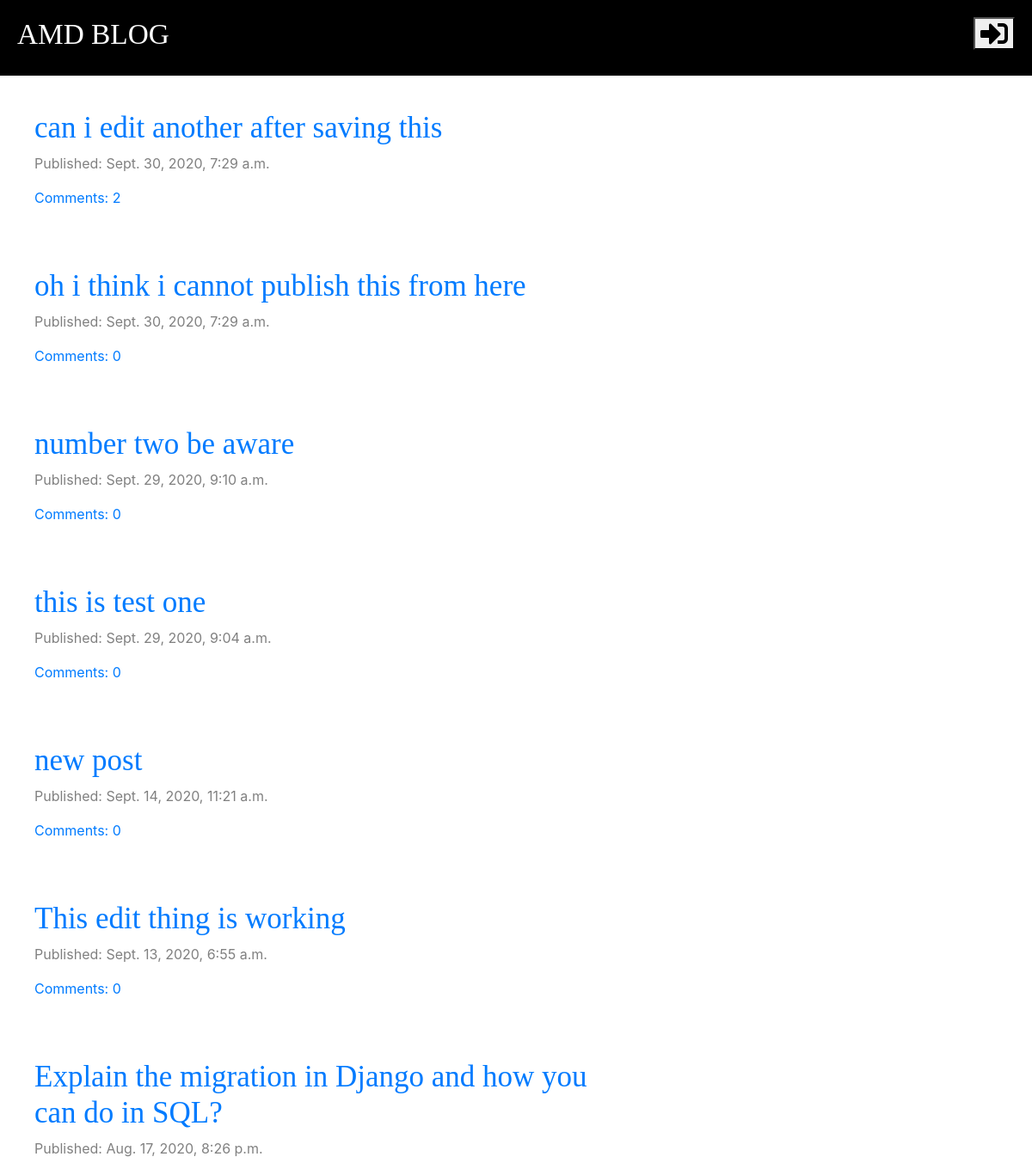
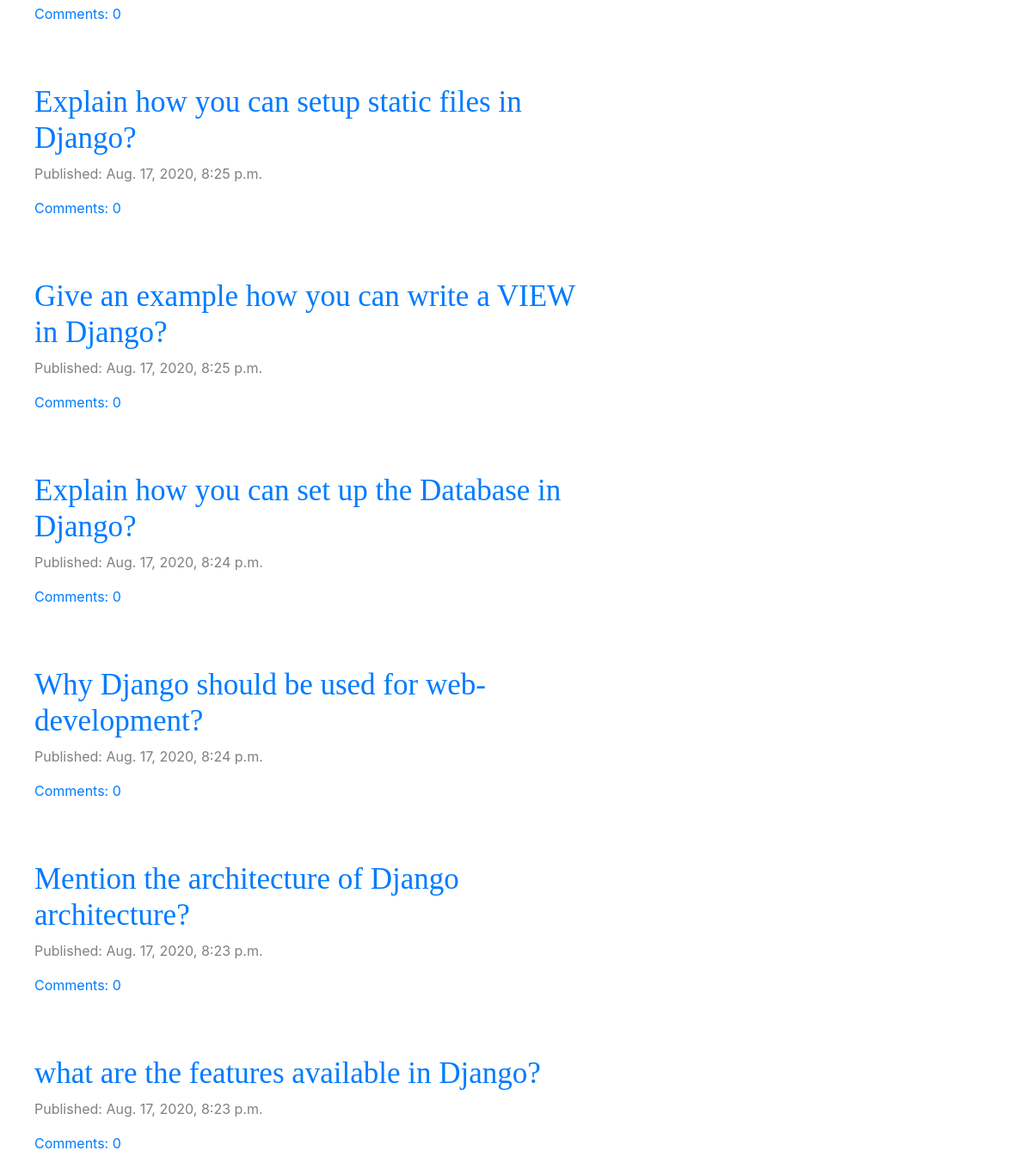
The page / on the database its author committed (2 pictures, top to bottom).
### blog/models.py (models this page shows, shortened)
class Post(models.Model):
    author = models.ForeignKey('auth.User', on_delete=models.CASCADE)
    title = models.CharField(max_length=200)
    text = models.TextField()
    created_date = models.DateTimeField(default=timezone.now)
    published_date = models.DateTimeField(blank=True, null=True)
    def approved_comments(self):
        return self.comments.filter(approved=True)

### blog/views.py (the view)
# urls.py: path('', views.post_list, name='post_list'),
def post_list(request):
    posts = Post.objects.filter(published_date__lte=timezone.now()).order_by('-published_date')
    stuff_for_frontend = {'posts': posts}
    return render(request, 'blog/post_list.html', stuff_for_frontend)

### blog/templates/blog/post_list.html
{% extends "blog/base.html" %}
{% block content %}
    {% for post in posts %}
        <div class="post">
            <h2><a href="{% url 'post_detail' pk=post.pk%}">{{ post.title }}</a></h2>
            <div class="date">
                <p>Published: {{ post.published_date }}</p>
            </div>
            <a href="{% url 'post_detail' pk=post.pk %}">Comments: {{ post.approved_comments.count }}</a>
        </div>
    {% endfor %}
{% endblock content %}

### blog/static/css/blog.css (style rules this page uses)
h1, h2, h3, h4 { font-family: 'Tinos', serif; font-size: 35px; }
.date { color: grey; }
.post { margin-bottom: 70px; }

### rows shown on the page
Post: title "can i edit another after saving this", published_date "Sept. 30, 2020, 7:29 a.m.", approved_comments.count "2"
Post: title "oh i think i cannot publish this from here", published_date "Sept. 30, 2020, 7:29 a.m.", approved_comments.count "0"
Post: title "number two be aware", published_date "Sept. 29, 2020, 9:10 a.m.", approved_comments.count "0"
Post: title "this is test one", published_date "Sept. 29, 2020, 9:04 a.m.", approved_comments.count "0"
Post: title "new post", published_date "Sept. 14, 2020, 11:21 a.m.", approved_comments.count "0"
Post: title "This edit thing is working", published_date "Sept. 13, 2020, 6:55 a.m.", approved_comments.count "0"
Post: title "Explain the migration in Django and how you can do in SQL?", published_date "Aug. 17, 2020, 8:26 p.m.", approved_comments.count "0"
Post: title "Explain how you can setup static files in Django?", published_date "Aug. 17, 2020, 8:25 p.m.", approved_comments.count "0"
Post: title "Give an example how you can write a VIEW in Django?", published_date "Aug. 17, 2020, 8:25 p.m.", approved_comments.count "0"
Post: title "Explain how you can set up the Database in Django?", published_date "Aug. 17, 2020, 8:24 p.m.", approved_comments.count "0"
Post: title "Why Django should be used for web-development?", published_date "Aug. 17, 2020, 8:24 p.m.", approved_comments.count "0"
Post: title "Mention the architecture of Django architecture?", published_date "Aug. 17, 2020, 8:23 p.m.", approved_comments.count "0"
Post: title "what are the features available in Django?", published_date "Aug. 17, 2020, 8:23 p.m.", approved_comments.count "0"
